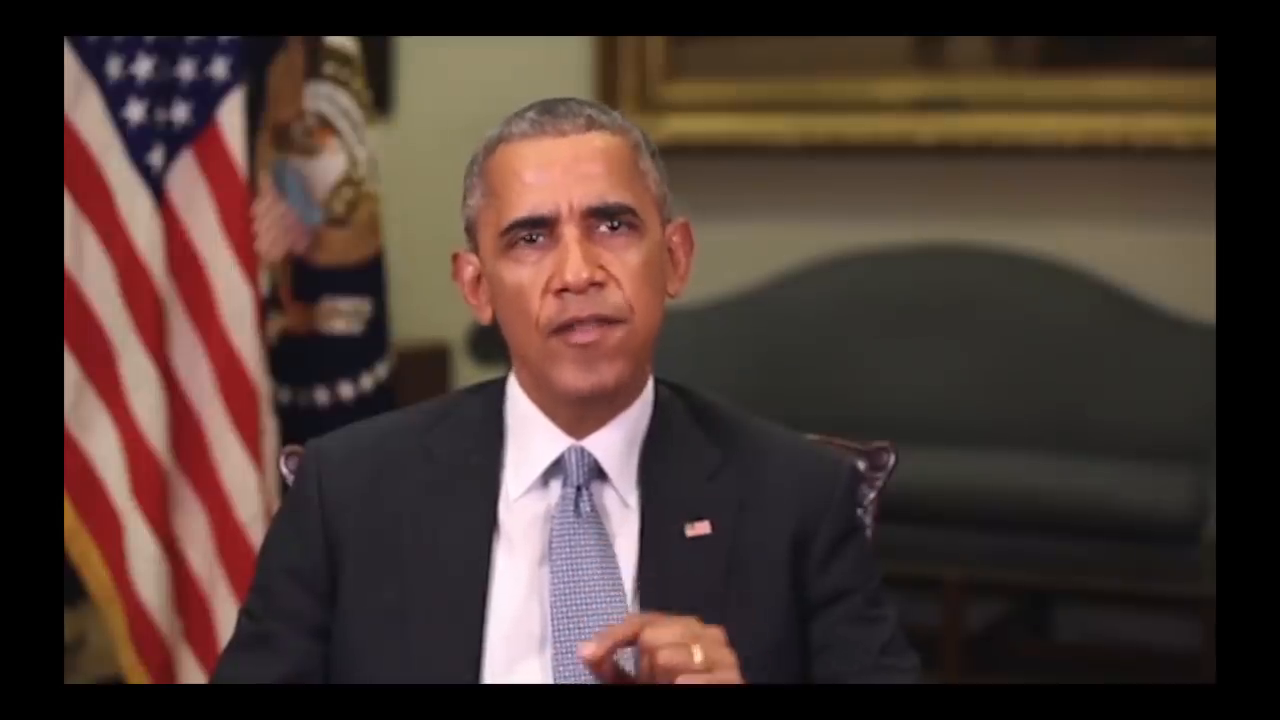
#> input picture frame 173 of test.mp4, 1280 x 720 px, given in place of slow_traffic_small.mp4, which was not available
$ python prac.py
#> lines starting #> are read from the running program, lines starting #| are printed output that depends on the picture; after the words box and inside, x2 and y2 are one past the last pixel; in counts of white or black regions, pixels touching at a corner belong together; long printed decimals are rounded; pictures that were not available may be replaced by others from this repository, and a replacement may not be noted
import numpy as np
import cv2 as cv
cap = cv.VideoCapture('slow_traffic_small.mp4')
# take first frame of the video
ret, frame = cap.read()
#> frame is the input picture: shape (720, 1280, 3); mean B, G, R 50.7, 56.9, 74.9
# setup initial location of window
x, y, width, height = 500, 300, 100, 50
track_window = (x, y ,width, height)
# set up the ROI for tracking
roi = frame[y:y+height, x : x+width]
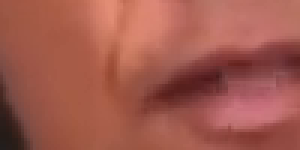
#> roi: shape (50, 100, 3) (shown 3 times larger); mean B, G, R 77.7, 89.7, 161.4
hsv_roi = cv.cvtColor(roi, cv.COLOR_BGR2HSV)
#> hsv_roi: shape (50, 100, 3); mean H, S, V 17.9, 133.6, 161.4
mask = cv.inRange(hsv_roi, np.array((0., 60., 32.)), np.array((180., 255., 255)))
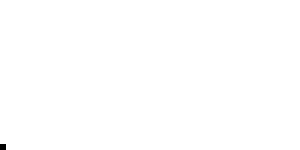
#> mask: shape (50, 100) (shown 3 times larger); 99.9% white; 1 black region (1 under 20 px)
roi_hist = cv.calcHist([hsv_roi], [0], mask, [180], [0, 180])
#> roi_hist = 180 values, max 1364 at index 6, min 0 at index 10, mean 27.76
cv.normalize(roi_hist, roi_hist, 0, 255,cv.NORM_MINMAX)
# Setup the termination criteria, either 10 iteration or move by atleast 1 pt
term_crit = ( cv.TERM_CRITERIA_EPS | cv.TERM_CRITERIA_COUNT, 10, 1)
cv.imshow('roi',roi)
while(1):
    ret, frame = cap.read()
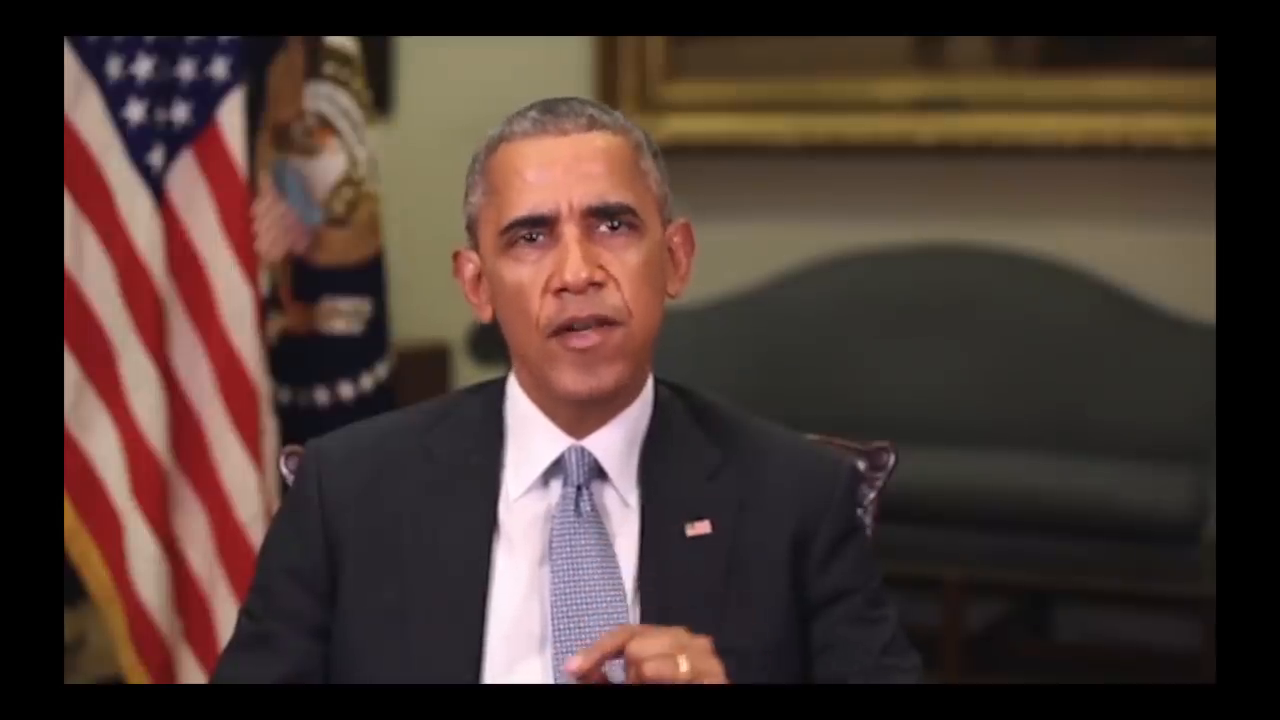
#> input picture frame 174 of test.mp4, 1280 x 720 px, given in place of slow_traffic_small.mp4, which was not available
#> frame is the input picture: shape (720, 1280, 3); mean B, G, R 50.7, 56.8, 74.7
    if ret == True:

        hsv = cv.cvtColor(frame, cv.COLOR_BGR2HSV)
#> hsv: shape (720, 1280, 3); mean H, S, V 46.7, 68.6, 75.5
        dst = cv.calcBackProject([hsv], [0], roi_hist, [0, 180], 1)
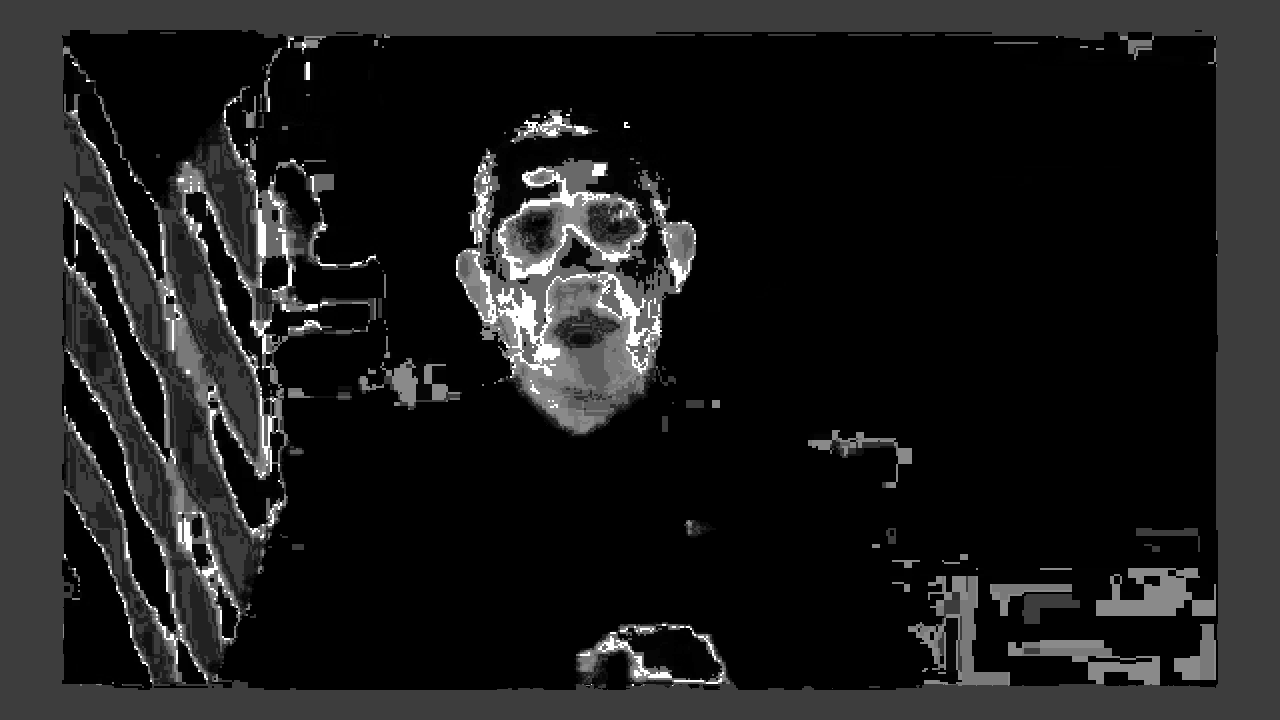
#> dst: shape (720, 1280); min 0, max 255, mean 27.4
        # apply meanshift to get the new location
        ret, track_window = cv.CamShift(dst, track_window, term_crit)
#> ret = ((522.5, 305.5), (77.03, 117.5), 95.22); track_window = (463, 266, 119, 79)

        # Draw it on image
        pts = cv.boxPoints(ret)
#> pts = [[467.5, 261.8], [584.5, 272.5], [577.5, 349.2], [460.5, 338.5]]
        print(pts)
#| [[467.491 261.7979 ]
#|  [584.5194  272.493]
#|  [577.509 349.2021 ]
#|  [460.4806  338.507]]
        pts = np.int0(pts)
#> pts = [[467, 261], [584, 272], [577, 349], [460, 338]]
        final_image = cv.polylines(frame, [pts], True, (0, 255, 0), 2)
        #x,y,w,h = track_window
        #final_image = cv.rectangle(frame, (x,y), (x+w, y+h), 255, 3)

        cv.imshow('dst', dst)
        cv.imshow('final_image',final_image)
        k = cv.waitKey(30) & 0xff
#> (key Esc is pressed here)
        if k == 27:
            break
    else:
        break

$ run again, starting later in the video
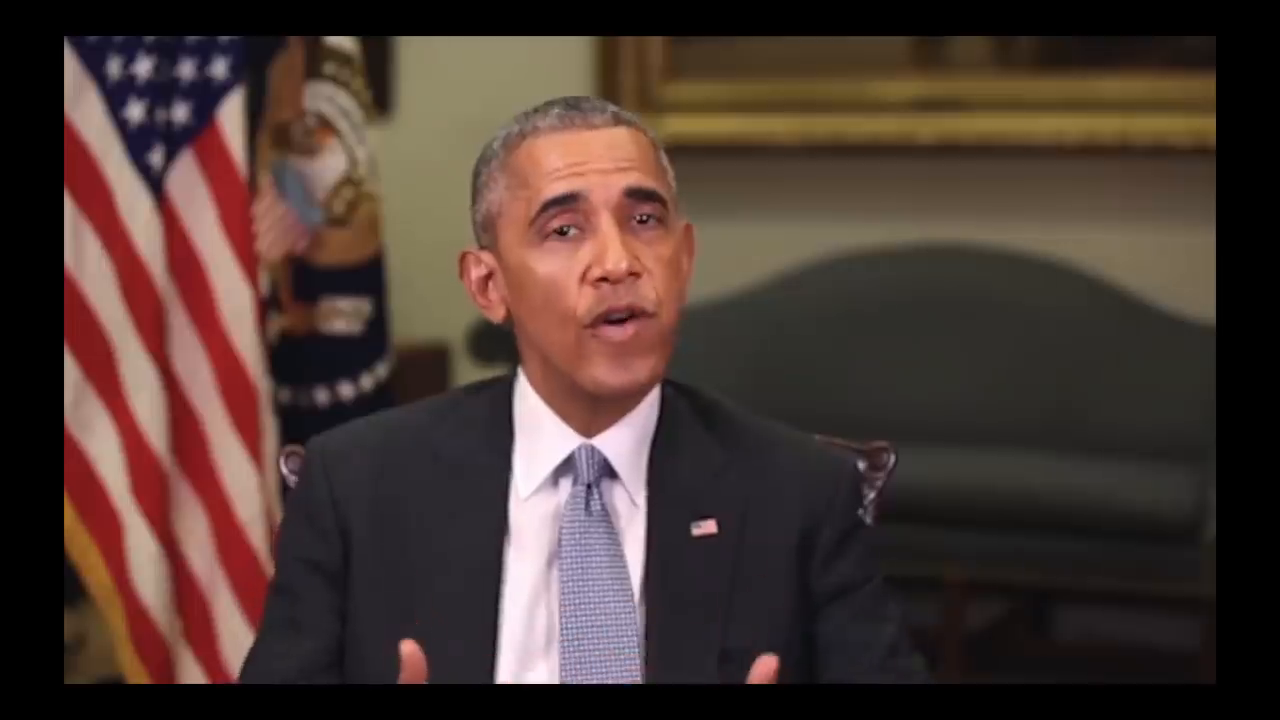
#> input picture frame 781 of test.mp4, 1280 x 720 px, given in place of slow_traffic_small.mp4, which was not available
#> frame is the input picture: shape (720, 1280, 3); mean B, G, R 50.6, 56.7, 74.5
#> hsv_roi: shape (50, 100, 3); mean H, S, V 6.1, 135.5, 150
#> `mask = cv.inRange(hsv_roi, np.array((0., 60., 32.)), np.array((180., 2..`:
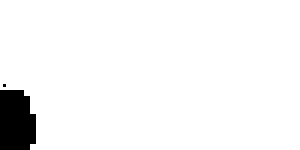
#> mask: shape (50, 100) (shown 3 times larger); 95.7% white; 2 black regions (1 under 20 px), largest, box (x1, y1, x2, y2) and area: (0, 30, 12, 50) 216
#> roi_hist = 180 values, max 2996 at index 6, min 0 at index 12, mean 26.57
#> hsv: shape (720, 1280, 3); mean H, S, V 46.1, 68.8, 75.4
#> `dst = cv.calcBackProject([hsv], [0], roi_hist, [0, 180], 1)`:
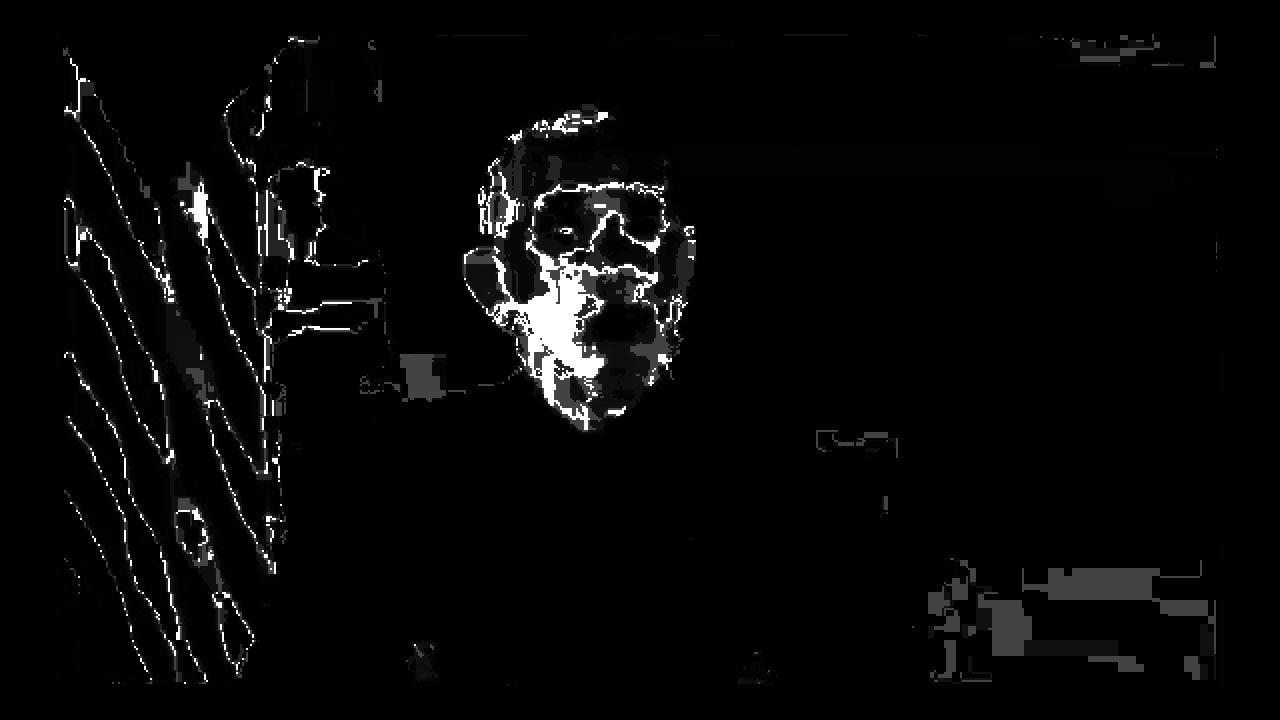
#> dst: shape (720, 1280); min 0, max 255, mean 8.1
#> ret = ((550.5, 312.5), (73.49, 103.3), 83.28); track_window = (498, 275, 105, 75)
#> `pts = cv.boxPoints(ret)`: pts = [[494.9, 282], [597.5, 270], [606.1, 343], [503.5, 355]]
#| [[494.896 282.049]
#|  [597.5061  269.9613 ]
#|  [606.1041  342.951]
#|  [503.4939  355.0387 ]]
#> `pts = np.int0(pts)`: pts = [[494, 282], [597, 269], [606, 342], [503, 355]]

$ run again, starting later in the video
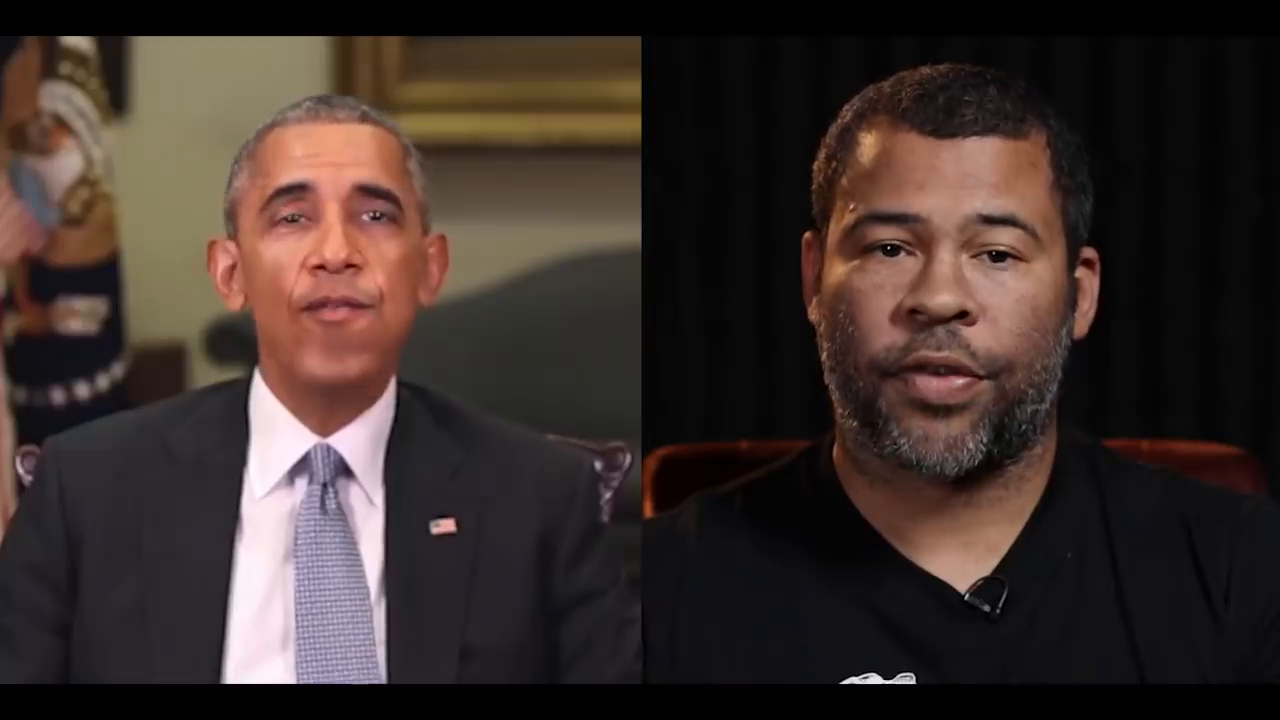
#> input picture frame 1389 of test.mp4, 1280 x 720 px, given in place of slow_traffic_small.mp4, which was not available
#> frame is the input picture: shape (720, 1280, 3); mean B, G, R 43.2, 47.1, 59.7
#> `roi = frame[y:y+height, x : x+width]`:
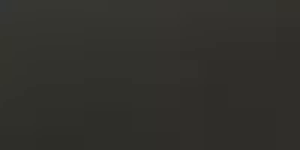
#> roi: shape (50, 100, 3) (shown 3 times larger); mean B, G, R 44.1, 48.6, 49.5
#> hsv_roi: shape (50, 100, 3); mean H, S, V 25.5, 28.5, 49.5
#> mask: shape (50, 100); every value is 0
#> roi_hist = 180 values from 0 to 0
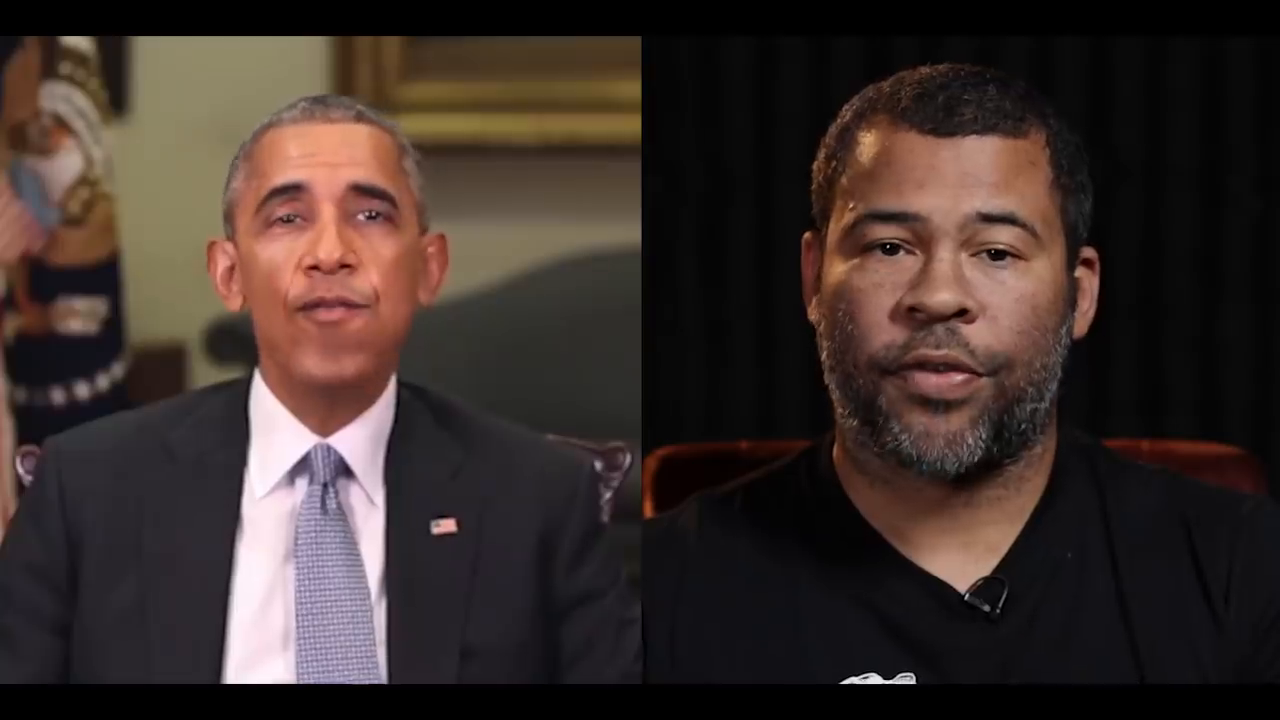
#> input picture frame 1390 of test.mp4, 1280 x 720 px, given in place of slow_traffic_small.mp4, which was not available
#> frame is the input picture: shape (720, 1280, 3); mean B, G, R 43.1, 47.1, 59.6
#> hsv: shape (720, 1280, 3); mean H, S, V 51.6, 60.1, 60.6
#> dst: shape (720, 1280); every value is 0
#> ret = ((0, 0), (0, 0), 0); track_window = (490, 290, 120, 70)
#> pts = [[0, 0], [0, 0], [0, 0], [0, 0]]
#| [[0. 0.]
#|  [0. 0.]
#|  [0. 0.]
#|  [0. 0.]]
